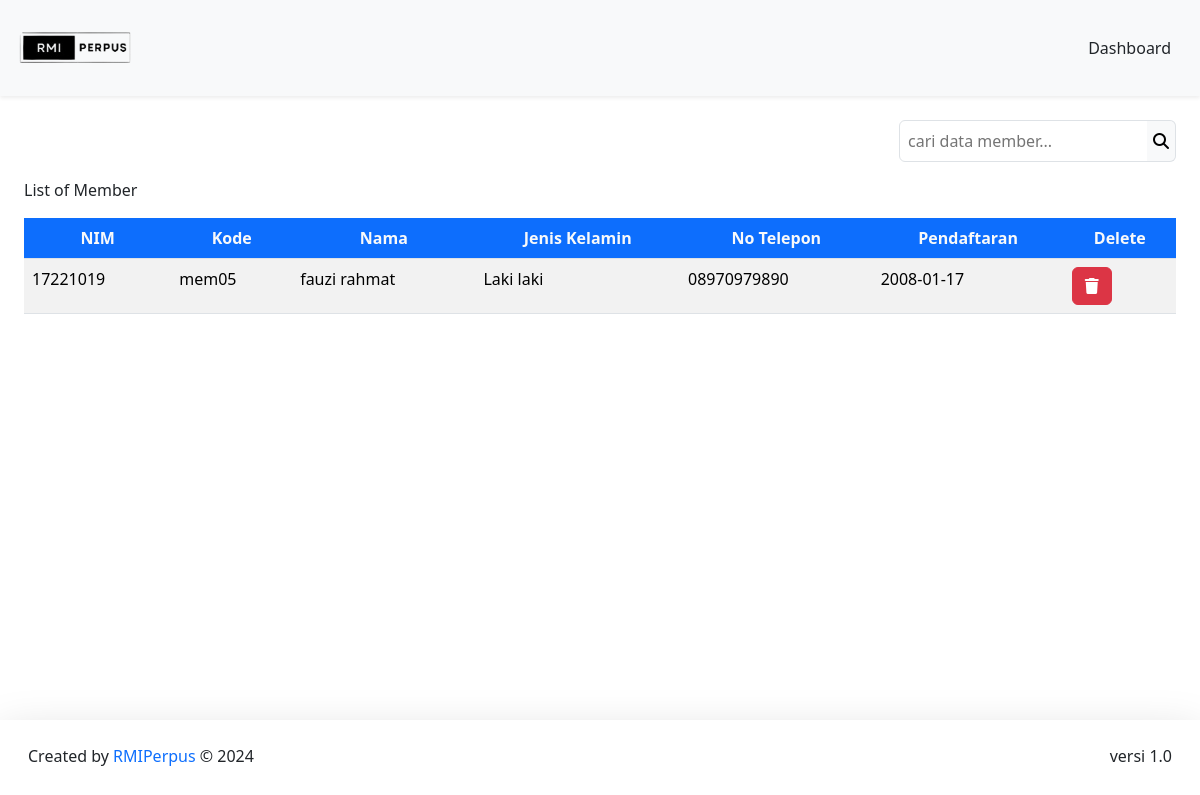
Page /DashboardAdmin/member/member.php (signed in) on the committed database.
### tables this page shows
CREATE TABLE `member` (
  `nim` int(11) NOT NULL,
  `kode_member` varchar(12) NOT NULL,
  `nama` varchar(255) NOT NULL,
  `password` varchar(255) NOT NULL,
  `jenis_kelamin` varchar(20) NOT NULL,
  `no_tlp` varchar(15) NOT NULL,
  `tgl_pendaftaran` date NOT NULL
);

### config/config.php (called while the page is built, shortened)
<?php
$host = "127.0.0.1";
$username = "root";
$password = "";
$database_name = "perpustakaan";
$connection = mysqli_connect($host, $username, $password, $database_name);
function queryReadData($dataKategori) {
  global $connection;
  $result = mysqli_query($connection, $dataKategori);
  $items = [];
  while($item = mysqli_fetch_assoc($result)) {
    $items[] = $item;
  }
  return $items;
}
?>

### DashboardAdmin/member/member.php (the view, shortened to what this page needs)
<?php
require "../../config/config.php";
$member = queryReadData("SELECT * FROM member");
?>
<!DOCTYPE html>
<html lang="en">
  <head>
    <link href="https://cdn.jsdelivr.net/npm/bootstrap@5.3.2/dist/css/bootstrap.min.css" rel="stylesheet">
  </head>
  <body>
    <nav class="navbar fixed-top bg-body-tertiary shadow-sm">
      <div class="container-fluid p-3">
        <a class="navbar-brand" href="#">
          <img src="../../assets/logohd.png" alt="logo" width="120px">
        </a>
        <a class="btn btn-tertiary" href="../dashboardAdmin.php">Dashboard</a>
      </div>
    </nav>
    <div class="p-4 mt-5">
     <form action="" method="post" class="mt-5">
       <div class="input-group d-flex justify-content-end mb-3">
         <input class="border p-2 rounded rounded-end-0 bg-tertiary" type="text" name="keyword" id="keyword" placeholder="cari data member...">
         <button class="border border-start-0 bg-light rounded rounded-start-0" type="submit" name="search"><i class="fa-solid fa-magnifying-glass"></i></button>
       </div>
      </form>
      <caption>List of Member</caption>
      <div class="table-responsive mt-3">
        <table class="table table-striped table-hover">
        <thead class="text-center">
          <tr>
            <th class="bg-primary text-light">NIM</th>
            <th class="bg-primary text-light">Kode</th>
            <th class="bg-primary text-light">Nama</th>
            <th class="bg-primary text-light">Jenis Kelamin</th>
            <th class="bg-primary text-light">No Telepon</th>
            <th class="bg-primary text-light">Pendaftaran</th>
            <th class="bg-primary text-light">Delete</th>
          </tr>
        </thead>
      <?php foreach($member as $item) : ?>
      <tr>
        <td><?=$item["nim"];?></td>
        <td><?=$item["kode_member"];?></td>
        <td><?=$item["nama"];?></td>
        <td><?=$item["jenis_kelamin"];?></td>
        <td><?=$item["no_tlp"];?></td>
        <td><?=$item["tgl_pendaftaran"];?></td>
        <td>
          <div class="action">
             <a href="deleteMember.php?id=<?= $item["nim"]; ?>" class="btn btn-danger" onclick="return confirm('Yakin ingin menghapus data member ?');"><i class="fa-solid fa-trash"></i></a>
           </div>
        </td>
       </tr>
      <?php endforeach;?>
    </table>
    </div>
  </div>
    <footer class="fixed-bottom shadow-lg bg-subtle p-3">
      <div class="container-fluid d-flex justify-content-between">
      <p class="mt-2">Created by <span class="text-primary"> RMIPerpus</span> © 2024</p>
      <p class="mt-2">versi 1.0</p>
      </div>
    </footer>
  </body>
</html>

### rows in the picture
member: nim "17221019", kode_member "mem05", nama "fauzi rahmat", jenis_kelamin "Laki laki", no_tlp "08970979890", tgl_pendaftaran "2008-01-17"
